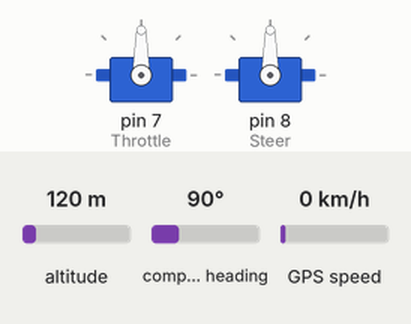
The sketch below on a simulated Arduino Uno, built with avr-gcc and run on an emulated ATmega328P. Parts: 2 × servo. The inputs (shaded band) are chosen by the test bench; at power-on: compass heading 90°, altitude 120 m, GPS speed 0 km/h. The GPS gets a fix after 3 s at 37.7749, -122.4194 with 8 satellites; what the sketch prints to the serial monitor is not drawn.

Above: at 1.2 s.
1.3 s: compass heading set to 40°
4.5 s: compass heading set to 32°
At 5.5 s:
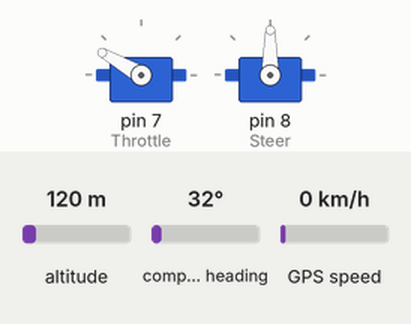
6.5 s: compass heading set to 17°
8.2 s: compass heading set to 13°
At 9.7 s:
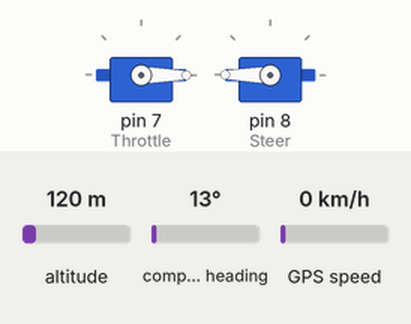
10.5 s: compass heading set to 90°
At 12.2 s:
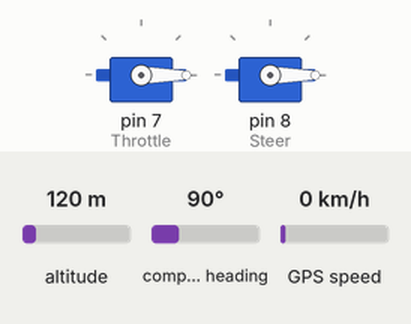
12.5 s: compass heading set to 7°
At 14.0 s:
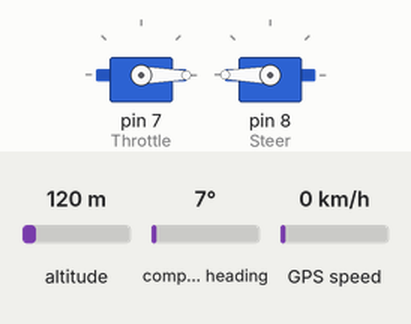
Timing chart, 0 to 15.5 s (numbered marks = the images above; inputs shaded):
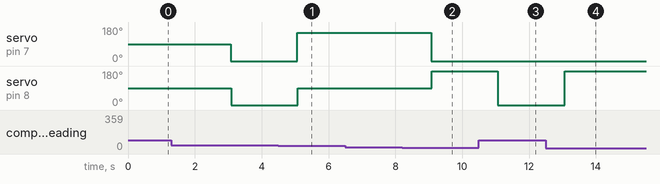

The sketch:

GPS3.ino
```cpp
#include <TinyGPS++.h>
#include <SoftwareSerial.h>
#include <Wire.h>
#include <HMC5883L.h>
#include <math.h>
#include <Servo.h>
/*
      4800-baud serial GPS device hooked up on pins 4(rx) and 3(tx)
*/
static const int RXPin = 0, TXPin = 1; //kompass connections

static const uint32_t GPSBaud = 4800;
double compass_headingDegrees;

//servos control

Servo Throttle;
Servo Steer;


// The TinyGPS++ object from the library
TinyGPSPlus gps;
// the HMC5883L object
HMC5883L compass;

// The serial connection to the GPS device
SoftwareSerial ss(RXPin, TXPin);

void setup()
{
  Serial.begin(115200);
  ss.begin(GPSBaud);

  Serial.println(F("FullExample.ino"));
  Serial.println(F("An extensive example of many interesting TinyGPS++ features"));
  Serial.print(F("Testing TinyGPS++ library v. ")); Serial.println(TinyGPSPlus::libraryVersion());
  Serial.println(F("by Mikal Hart"));
  Serial.println();
  Serial.println(F("Sats HDOP Latitude   Longitude   Fix  Date       Time     Date Alt    Course Speed Card  Distance Course Card  Chars Sentences Checksum"));
  Serial.println(F("          (deg)      (deg)       Age                      Age  (m)    --- from GPS ----  ---- to London  ----  RX    RX        Fail"));
  Serial.println(F("---------------------------------------------------------------------------------------------------------------------------------------"));

 Throttle.attach(7);
 Steer.attach(8);


  // Set measurement range
  compass.setRange(HMC5883L_RANGE_1_3GA);

  // Set measurement mode
  compass.setMeasurementMode(HMC5883L_CONTINOUS);

  // Set data rate
  compass.setDataRate(HMC5883L_DATARATE_30HZ);

  // Set number of samples averaged
  compass.setSamples(HMC5883L_SAMPLES_8);

  // Set calibration offset. See HMC5883L_calibration.ino
  compass.setOffset(0, 0);
}

void loop()
{
  // This sketch displays information every time a new sentence is correctly encoded.
  while (ss.available() > 0)
    if (gps.encode(ss.read()))
    gps_track();
  if (millis() > 5000 && gps.charsProcessed() < 10)
  {
    Serial.println(F("No GPS detected: check wiring."));
    while(true);
  }

}

void gps_track()
{
    //*******************compasss data ****************************//
   Vector norm = compass.readNormalize();

  // Calculate heading
  double heading = atan2(norm.YAxis, norm.XAxis);

  // Set declination angle on your location and fix heading
  // You can find your declination on: http://magnetic-declination.com/
  // (+) Positive or (-) for negative
    // Formula: (deg + (min / 60.0)) / (180 / M_PI);
  double declinationAngle = (4.0 + (26.0 / 60.0)) / (180 / M_PI);
  heading += declinationAngle;

  // Correct for heading < 0deg and heading > 360deg
  if (heading < 0)
  {
    heading += 2 * PI;
  }

  if (heading > 2 * PI)
  {
    heading -= 2 * PI;
  }

  // Convert to degrees
 compass_headingDegrees = heading * 180/M_PI;
  if (gps.location.isValid())
  {
    double gps_headingDeg;
    double distance_cal;
    double headingRad;

    double long1=gps.location.lng() ;//current longitude  from the GPS
    double lat1= gps.location.lat();//current latitude from the GPS

    double long2=87.2345  ; //destinantion longitude example
    double lat2=22.1167   ; //destination latitude example

    double diflong;
    double diflat;
    double a;
    double c;
    double error;

	//processing of data in radians

    lat1=radians(lat1);
    long1=radians(long1);
    lat2=radians(lat2);
    long2=radians(long2);

	//calculations of the trucking angle

     diflong=long1-long2;
    diflat=lat1-lat2;
    headingRad=atan2((sin(diflong)*cos(lat2)),((cos(lat1)*sin(lat2))-(sin(lat1)*cos(lat2)*cos(diflong))));
    gps_headingDeg=(180*headingRad)/3.14159;

	//switching to degrees

    if(gps_headingDeg>0){
     gps_headingDeg=gps_headingDeg;
    }else{
      gps_headingDeg=gps_headingDeg+360;
    }

	 // Figuring out an error between the heading and the bearing

      error =(gps_headingDeg-compass_headingDegrees);
      if(error < -180){
        error=error+360;

      }
      if(error>180){
        error =error-360;


    }

    //*******distance calculation
    a=(sin(diflat/2)*sin(diflat/2))+(cos(lat1)*cos(lat2)*(sin(diflong/2)*sin(diflong/2)));
    c=2*atan2(sqrt(a),sqrt(1-a));
    distance_cal=c*6371000.0;// gives in meters
    //////////****************************error calculation
      Serial.print("gps heading");
      Serial.println(gps_headingDeg);
      Serial.print("magnetic heading");
      Serial.println(compass_headingDegrees);
          Serial.print("error");
      Serial.println(error);
        Serial.print("distance");
      Serial.println(distance_cal);

	 // Figuring out where to turn and go
        bool condition=((compass_headingDegrees-10)<gps_headingDeg)&&((compass_headingDegrees+10)>gps_headingDeg);
        if(condition){

          fwr();
        }else{
          if(error>10){
            rgt();
          }
          if(error<-10){
            left();
          }
        }
  }
}
void fwr()
{
  Throttle.write(150);//close to max
  Steer.write(90);//middle position


}
void left(){
    Throttle.write(0);//min position
    Steer.write(0);//left


}
void rgt(){
    Throttle.write(0);//min position
    Steer.write(180);//right

}
```

Measured:
- the behaviour switches between 36 and 35° on compass heading (found by bisection; images 0 and 1)
- the behaviour switches between 16 and 15° on compass heading (found by bisection; images 1 and 2)
- after the input at 4.5 s, servo on pin 7 (Throttle): 0° → 150° after 0.57 s; servo on pin 8 (Steer): 0° → 90° after 0.58 s
- after the input at 6.5 s, every drawn part: stays the same
- after the input at 8.2 s, servo on pin 7 (Throttle): 150° → 0° after 0.87 s; servo on pin 8 (Steer): 90° → 180° after 0.88 s
- after the input at 10.5 s, servo on pin 8 (Steer): 180° → 0° after 0.57 s
- after the input at 12.5 s, servo on pin 8 (Steer): 0° → 180° after 0.57 s
